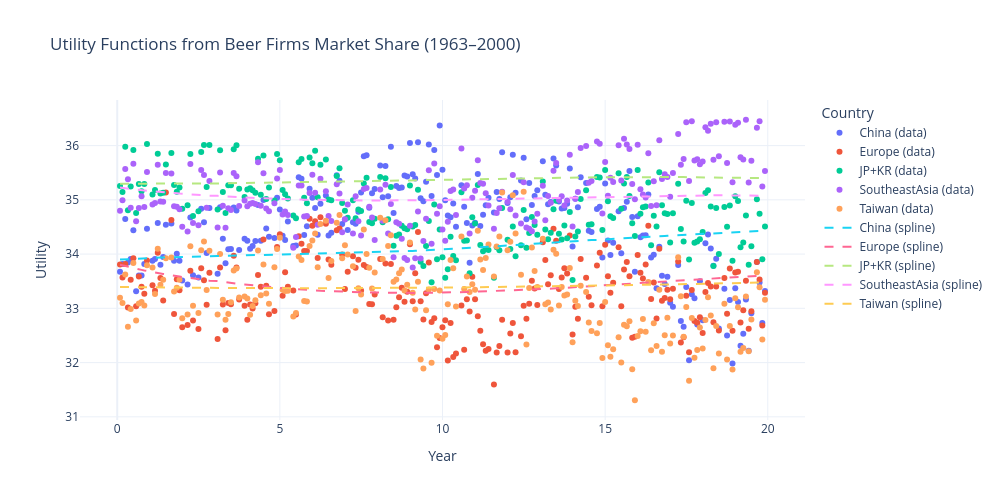

The code cell stored with this chart in its notebook:
### Code cell
countries = ["China", "Europe", "JP+KR", "SoutheastAsia", "Taiwan"]

# Create the interactive Plotly figure
fig = go.Figure()

# Add raw data (scatter)
for country in countries:
    fig.add_trace(go.Scatter(
        x=t_years,
        y=utility[country],
        mode='markers',
        name=f'{country} (data)',
        marker=dict(symbol='circle')
    ))

# Add spline fits (smooth lines)
for country in countries:
    fig.add_trace(go.Scatter(
        x=t_years,
        y=predicted_utilities[country],
        mode='lines',
        name=f'{country} (spline)',
        line=dict(dash='dash')  # You can customize line style here
    ))

# Layout
fig.update_layout(
    title='Utility Functions from Beer Firms Market Share (1963–2000)',
    xaxis_title='Year',
    yaxis_title='Utility',
    width=1000,
    height=500,
    legend_title='Country',
    hovermode='x unified',
    template='plotly_white'
)

fig.show()

### Figure 1 — Plotly figure (JSON) as saved in the notebook; plotly's stock layout.template omitted (floating-point values rounded to 4 significant figures; data arrays with more than 128 entries replaced by an {"elided": "..."} marker saying what was removed)
{"data": [{"marker": {"symbol": "circle"}, "mode": "markers", "name": "China (data)", "type": "scatter", "x": {"elided": "215 float values"}, "y": {"elided": "215 float values"}}, {"marker": {"symbol": "circle"}, "mode": "markers", "name": "Europe (data)", "type": "scatter", "x": {"elided": "215 float values"}, "y": {"elided": "215 float values"}}, {"marker": {"symbol": "circle"}, "mode": "markers", "name": "JP+KR (data)", "type": "scatter", "x": {"elided": "215 float values"}, "y": {"elided": "215 float values"}}, {"marker": {"symbol": "circle"}, "mode": "markers", "name": "SoutheastAsia (data)", "type": "scatter", "x": {"elided": "215 float values"}, "y": {"elided": "215 float values"}}, {"marker": {"symbol": "circle"}, "mode": "markers", "name": "Taiwan (data)", "type": "scatter", "x": {"elided": "215 float values"}, "y": {"elided": "215 float values"}}, {"line": {"dash": "dash"}, "mode": "lines", "name": "China (spline)", "type": "scatter", "x": {"elided": "215 float values"}, "y": {"elided": "1000 float values"}}, {"line": {"dash": "dash"}, "mode": "lines", "name": "Europe (spline)", "type": "scatter", "x": {"elided": "215 float values"}, "y": {"elided": "1000 float values"}}, {"line": {"dash": "dash"}, "mode": "lines", "name": "JP+KR (spline)", "type": "scatter", "x": {"elided": "215 float values"}, "y": {"elided": "1000 float values"}}, {"line": {"dash": "dash"}, "mode": "lines", "name": "SoutheastAsia (spline)", "type": "scatter", "x": {"elided": "215 float values"}, "y": {"elided": "1000 float values"}}, {"line": {"dash": "dash"}, "mode": "lines", "name": "Taiwan (spline)", "type": "scatter", "x": {"elided": "215 float values"}, "y": {"elided": "1000 float values"}}], "layout": {"height": 500, "hovermode": "x unified", "legend": {"title": {"text": "Country"}}, "title": {"text": "Utility Functions from Beer Firms Market Share (1963–2000)"}, "width": 1000, "xaxis": {"autorange": true, "range": [-1.147, 21.15], "title": {"text": "Year"}, "type": "linear"}, "yaxis": {"autorange": true, "range": [30.94, 36.84], "title": {"text": "Utility"}, "type": "linear"}}}
